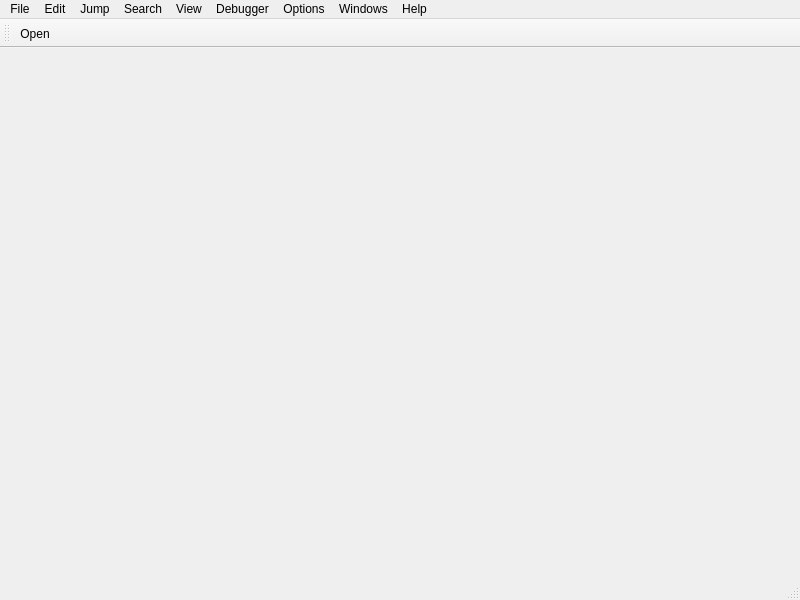
<?xml version="1.0" encoding="UTF-8"?>
<ui version="4.0">
 <class>MainWindow</class>
 <widget class="QMainWindow" name="MainWindow">
  <property name="geometry">
   <rect>
    <x>0</x>
    <y>0</y>
    <width>800</width>
    <height>600</height>
   </rect>
  </property>
  <property name="windowTitle">
   <string>MainWindow</string>
  </property>
  <widget class="QWidget" name="centralwidget"/>
  <widget class="QMenuBar" name="menubar">
   <property name="geometry">
    <rect>
     <x>0</x>
     <y>0</y>
     <width>800</width>
     <height>18</height>
    </rect>
   </property>
   <widget class="QMenu" name="menuFile">
    <property name="title">
     <string>File</string>
    </property>
   </widget>
   <widget class="QMenu" name="menuEdit">
    <property name="title">
     <string>Edit</string>
    </property>
   </widget>
   <widget class="QMenu" name="menuJump">
    <property name="title">
     <string>Jump</string>
    </property>
   </widget>
   <widget class="QMenu" name="menuSearch">
    <property name="title">
     <string>Search</string>
    </property>
   </widget>
   <widget class="QMenu" name="menuView">
    <property name="title">
     <string>View</string>
    </property>
   </widget>
   <widget class="QMenu" name="menuDebugger">
    <property name="title">
     <string>Debugger</string>
    </property>
   </widget>
   <widget class="QMenu" name="menuOptions">
    <property name="title">
     <string>Options</string>
    </property>
   </widget>
   <widget class="QMenu" name="menuWindows">
    <property name="title">
     <string>Windows</string>
    </property>
   </widget>
   <widget class="QMenu" name="menuHelp">
    <property name="title">
     <string>Help</string>
    </property>
   </widget>
   <addaction name="menuFile"/>
   <addaction name="menuEdit"/>
   <addaction name="menuJump"/>
   <addaction name="menuSearch"/>
   <addaction name="menuView"/>
   <addaction name="menuDebugger"/>
   <addaction name="menuOptions"/>
   <addaction name="menuWindows"/>
   <addaction name="menuHelp"/>
  </widget>
  <widget class="QStatusBar" name="statusbar"/>
  <widget class="QToolBar" name="toolBar">
   <property name="windowTitle">
    <string>toolBar</string>
   </property>
   <attribute name="toolBarArea">
    <enum>TopToolBarArea</enum>
   </attribute>
   <attribute name="toolBarBreak">
    <bool>false</bool>
   </attribute>
   <addaction name="actionOpen"/>
  </widget>
  <action name="actionOpen">
   <property name="text">
    <string>Open</string>
   </property>
  </action>
 </widget>
 <resources/>
 <connections/>
</ui>
